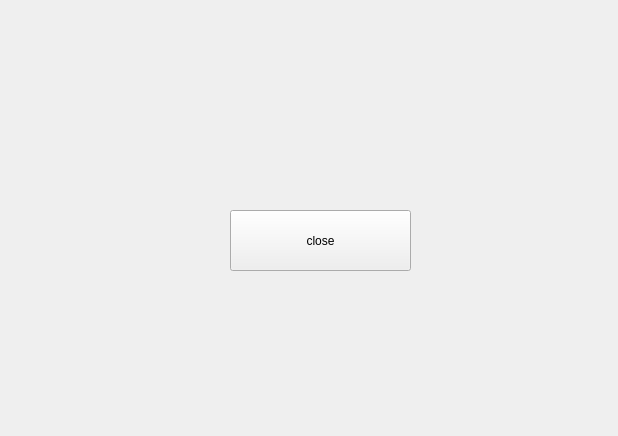
<?xml version="1.0" encoding="UTF-8"?>
<ui version="4.0">
 <class>widget_testClass</class>
 <widget class="QWidget" name="widget_testClass">
  <property name="geometry">
   <rect>
    <x>0</x>
    <y>0</y>
    <width>618</width>
    <height>436</height>
   </rect>
  </property>
  <property name="windowTitle">
   <string>widget_test</string>
  </property>
  <widget class="QPushButton" name="pushButton">
   <property name="geometry">
    <rect>
     <x>230</x>
     <y>210</y>
     <width>181</width>
     <height>61</height>
    </rect>
   </property>
   <property name="text">
    <string>close</string>
   </property>
   <property name="iconSize">
    <size>
     <width>40</width>
     <height>40</height>
    </size>
   </property>
  </widget>
 </widget>
 <layoutdefault spacing="6" margin="11"/>
 <resources/>
 <connections>
  <connection>
   <sender>pushButton</sender>
   <signal>clicked()</signal>
   <receiver>widget_testClass</receiver>
   <slot>close()</slot>
   <hints>
    <hint type="sourcelabel">
     <x>325</x>
     <y>247</y>
    </hint>
    <hint type="destinationlabel">
     <x>323</x>
     <y>433</y>
    </hint>
   </hints>
  </connection>
 </connections>
</ui>
